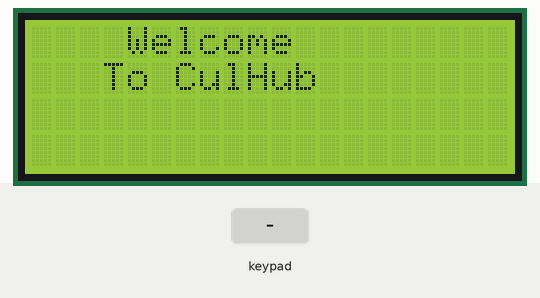
Simulated run of this sketch. Board: Arduino Uno, built with avr-gcc and run on an emulated ATmega328P. Parts: 20×4 character LCD. The test bench sets the inputs (shaded band).

Above: at 0.1 s.
2.3 s: keypad keys 9 8 7 6 * pressed 0.4 s apart
At 2.5 s:
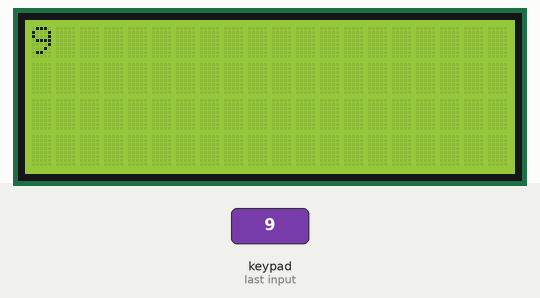
5.8 s: keypad keys 7 + 5 = pressed 0.4 s apart
At 6.36 s:
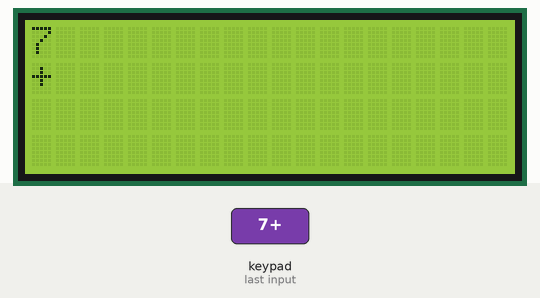
8.9 s: keypad keys 8 / 2 = pressed 0.4 s apart
At 9.46 s:
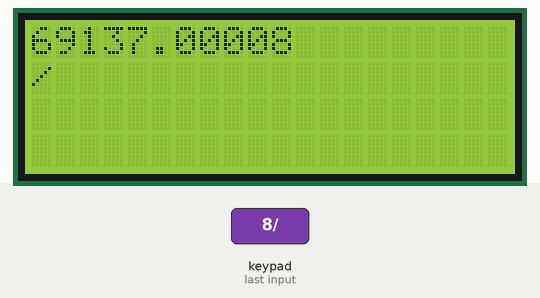
12.0 s: key '7' pressed
At 12.8 s:
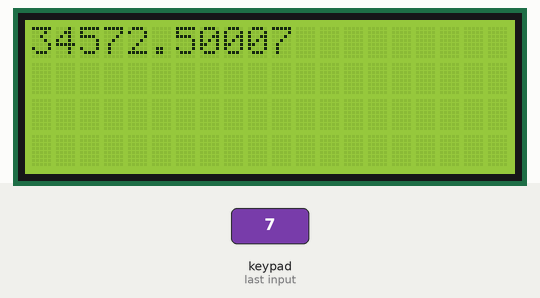
13.5 s: key '8' pressed
At 13.9 s:
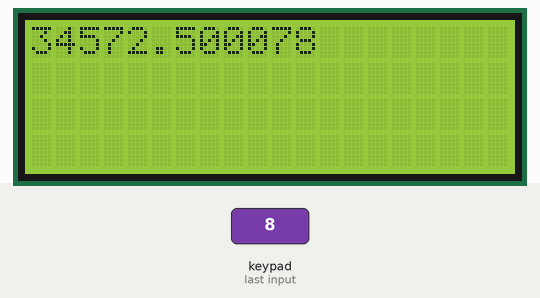
Timing chart, 0 to 16.0 s (numbered marks = the images above; inputs shaded):
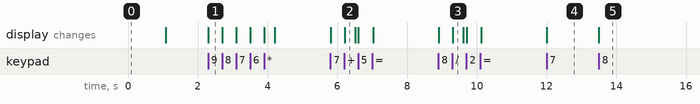

Measured:
- after the input at 2.3 s, the display: changes at once (image 1)
- after the input at 5.8 s, the display: first changes at once (image 2 shows a later state)
- after the input at 8.9 s, the display: first changes at once (image 3 shows a later state)
- after the input at 12.0 s, the display: changes at once (image 4)
- after the input at 13.5 s, the display: changes at once (image 5)

The sketch:

sketch_may18b.ino
```cpp
#include <LiquidCrystal_I2C.h>
#include <Keypad.h>
#include <string.h>

#define ROWS 4
#define COLS 4

char Keys[ROWS][COLS] = {
  {'7' , '8' , '9' , '/'},
  {'4' , '5' , '6' , '*'},
  {'1' , '2' , '3' , '-'},
  {'C' , '0' , '=' , '+'}
};

byte RowPins[ROWS] = {9 , 8 , 7 , 6};
byte ColPins[COLS] = {5 , 4 , 3 , 2};

Keypad CustomKeypad = Keypad(makeKeymap(Keys), RowPins, ColPins, ROWS, COLS);
LiquidCrystal_I2C LCD(0x27, 20, 4);

#define BUFFER_SIZE 100
char buf[BUFFER_SIZE];
int count = 0;

float var = 0.0, Res = 0.0;
char operat;
bool Got_Var = false, Got_Sign = false, Got_1stVar = false;
char custom_key;

// ✅ safe buffer append
void addToBuffer(char c) {
  if (count < BUFFER_SIZE - 1) {
    buf[count++] = c;
    buf[count] = '\0'; // keep string terminated
  }
}

void Get_Var(void) {
  addToBuffer(custom_key);
  LCD.print(custom_key);
  Got_Var = true;
  Got_Sign = true;
}

void Get_oper(void) {
  buf[count] = '\0';
  var = atof(buf); // ✅ support decimals
  count = 0;

  if (!Got_1stVar) {
    Got_1stVar = true;
    Res = var;
  } else {
    if (operat == '+')      Res += var;
    else if (operat == '-') Res -= var;
    else if (operat == '*') Res *= var;
    else if (operat == '/') {
      if (var == 0) { // ✅ prevent division by zero
        LCD.clear();
        LCD.setCursor(0, 0);
        LCD.print("Error: Div/0");
        delay(2000);
        Res = 0;
        Got_1stVar = false;
        LCD.clear();
        return;
      }
      Res /= var;
    }
  }

  if (custom_key != '=') {
    operat = custom_key;
    LCD.setCursor(0, 1);
    LCD.print(operat);
    delay(300);
  }

  LCD.clear();
  LCD.setCursor(0, 0);
  Got_Var = false;
  Got_Sign = false;
}

void resetCalc() {
  LCD.clear();
  LCD.setCursor(0, 0);
  var = 0; Res = 0;
  count = 0;
  Got_Var = false;
  Got_Sign = false;
  Got_1stVar = false;
}

void setup() {
  Serial.begin(9600);
  LCD.init();
  LCD.backlight();

  LCD.setCursor(4, 0);
  LCD.print("Welcome");
  LCD.setCursor(3, 1);
  LCD.print("To CulHub");
  delay(1000);
  LCD.clear();
}

void loop() {
  custom_key = CustomKeypad.getKey();
  if (!custom_key) return; // ✅ ignore if no key pressed

  if ((custom_key >= '0' && custom_key <= '9')) {
    Get_Var();
  }
  else if ((custom_key == '+' || custom_key == '-' || custom_key == '*' || custom_key == '/')
           && Got_Var && Got_Sign) {
    Get_oper();
  }
  else if (custom_key == '=' && Got_Var && Got_Sign && Got_1stVar) {
    Get_oper();
    LCD.clear();
    LCD.setCursor(0, 0);
    LCD.print(Res, 4); // ✅ show up to 4 decimals
  }
  else if (custom_key == 'C') {
    resetCalc();
  }
}
```
